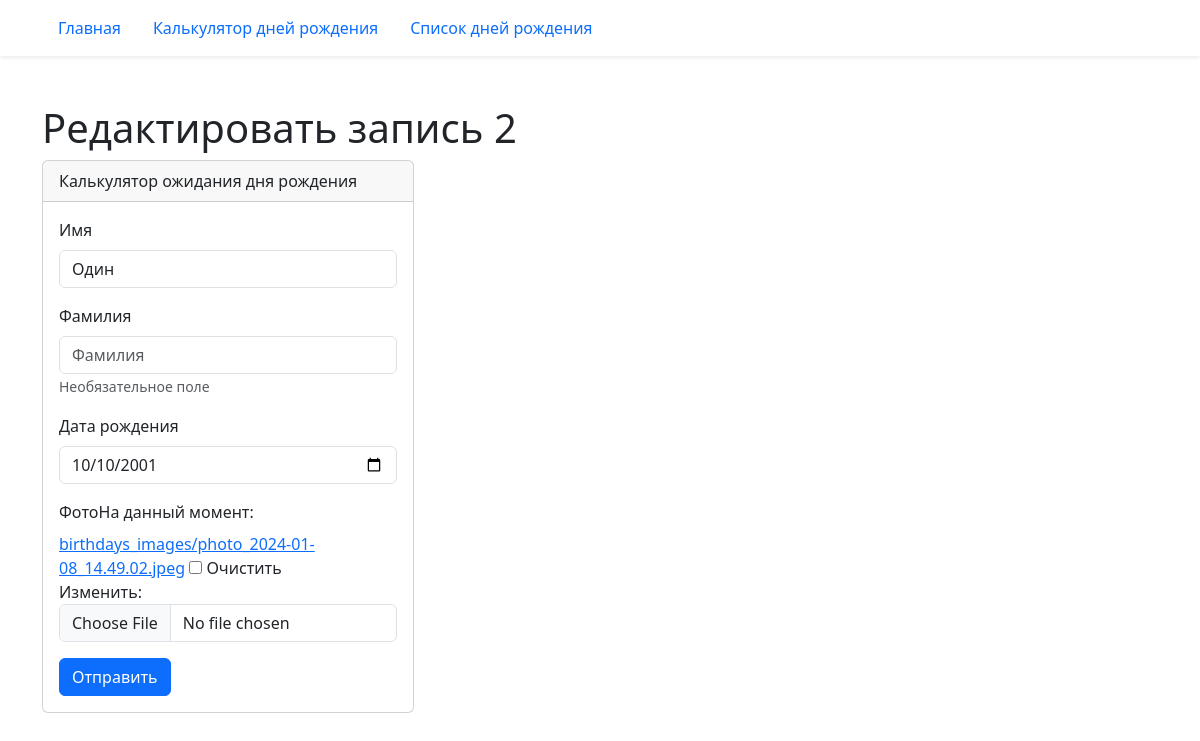
Page /birthday/2/edit/ on the committed database.
### birthday/models.py (models this page shows, shortened)
class Birthday(models.Model):
    first_name = models.CharField('Имя', max_length=20)
    last_name = models.CharField(
        'Фамилия', blank=True, help_text='Необязательное поле', max_length=20
    )
    birthday = models.DateField('Дата рождения', validators=(real_age,))
    image = models.ImageField('Фото', upload_to='birthdays_images', blank=True)
    class Meta:
        constraints = (
            models.UniqueConstraint(
                fields=('first_name', 'last_name', 'birthday'),
                name='Unique person constraint',
            ),
        )

### birthday/views.py (the view)
# urls.py: path('<int:pk>/edit/', views.BirthdayUpdateView.as_view(), name='edit'),
class BirthdayUpdateView(UpdateView):
    model = Birthday
    form_class = BirthdayForm

### birthday/forms.py (shortened to what this page needs)
class BirthdayForm(forms.ModelForm):
    class Meta:
        model = Birthday
        fields = '__all__'
        widgets = {
            'birthday': forms.DateInput(attrs={'type': 'date'})
        }

### templates/birthday/birthday_form.html (shortened to what this page needs)
{% extends "base.html" %}
{% load django_bootstrap5 %}
{% block content %}
  {% if "/edit/" in request.path %}
    <h1>Редактировать запись {{ form.instance.pk }}</h1>
  {% else %}
    <h1>Создать запись</h1>
  {% endif %}
  <div class="card col-4">
    <div class="card-header">
      Калькулятор ожидания дня рождения
    </div>
    <div class="card-body">
      <form method="post" enctype="multipart/form-data">
        {% bootstrap_form form %}
        {% bootstrap_button button_type="submit" content="Отправить" %}
      </form>
    </div>
  </div>
{% endblock content %}

### rows in the picture
Birthday: instance.pk "2", first_name "Один", birthday "10/10/2001"
